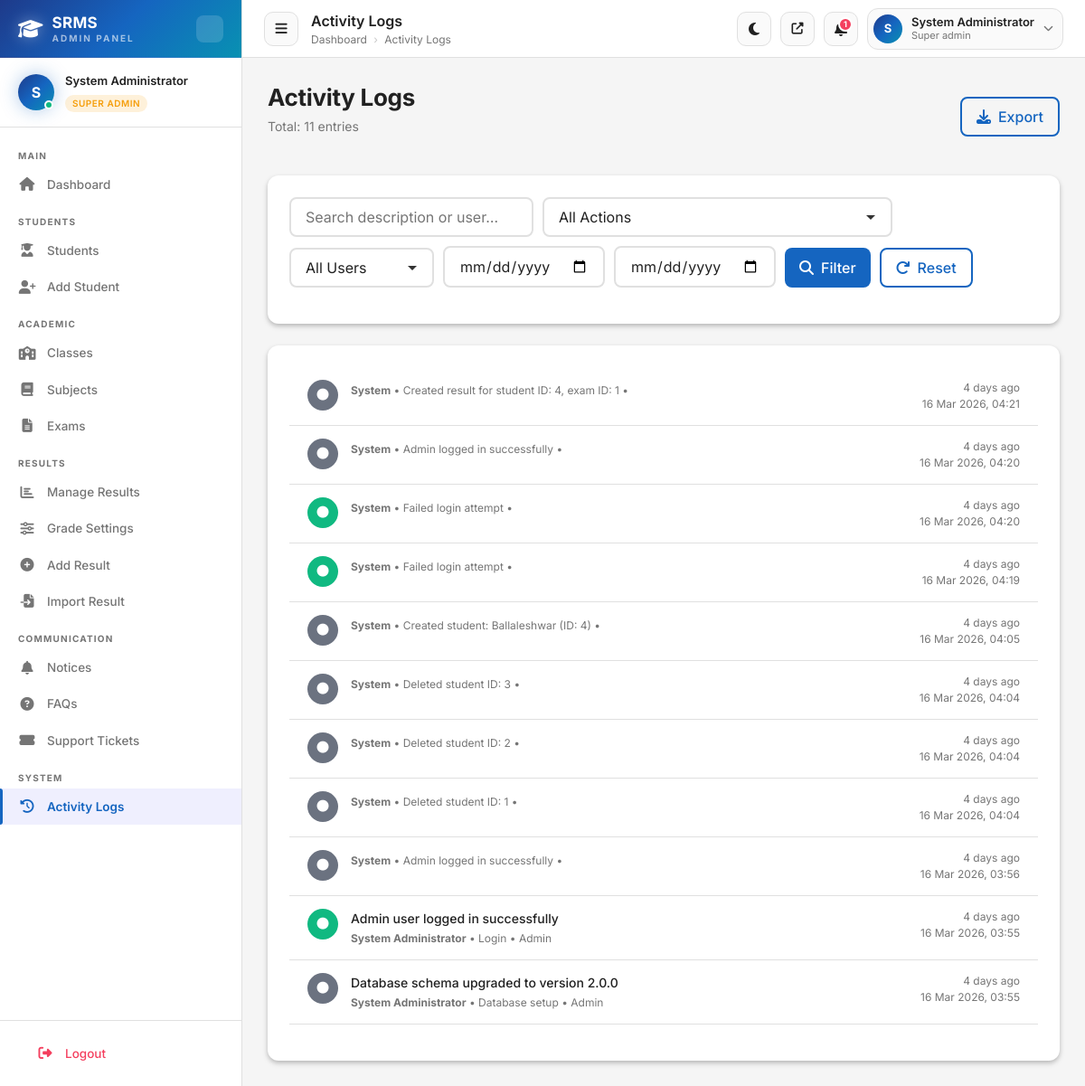
The app's page /admin/activity-logs.php (signed in) with its own data.
### tables this page shows
CREATE TABLE `activity_logs` (
  `id` int(11) NOT NULL AUTO_INCREMENT,
  `user_id` int(11) DEFAULT NULL,
  `user_type` enum('admin','student','guest') NOT NULL,
  `action` varchar(100) NOT NULL,
  `description` text DEFAULT NULL,
  `ip_address` varchar(45) DEFAULT NULL,
  `user_agent` text DEFAULT NULL,
  `created_at` timestamp NOT NULL DEFAULT current_timestamp(),
  PRIMARY KEY (`id`),
  KEY `idx_user_id` (`user_id`),
  KEY `idx_user_type` (`user_type`),
  KEY `idx_action` (`action`),
  KEY `idx_created_at` (`created_at`)
);

### admin/activity-logs.php (the view, shortened to what the rows shown need)
<?php
require_once '../includes/auth.php';
require_once 'header.php';
$where = ['1=1'];
$params = [];
$where_clause = implode(' AND ', $where);
$per_page = 25;
$page     = max(1, (int)($_GET['page'] ?? 1));
$offset   = ($page - 1) * $per_page;
$logs  = [];
try {
    $logs = getRows($conn,
        "SELECT al.*,
                CASE al.user_type WHEN 'admin' THEN au.full_name WHEN 'student' THEN st.full_name ELSE 'System' END as actor_name
         FROM activity_logs al
         LEFT JOIN admin_users au ON al.user_type='admin' AND al.user_id=au.id
         LEFT JOIN students st    ON al.user_type='student' AND al.user_id=st.id
         WHERE $where_clause
         ORDER BY al.created_at DESC
         LIMIT $per_page OFFSET $offset", $params) ?: [];
} catch (Exception $e) {
    $logs = [];
}
function actLog_icon($a) {
    $m = ['admin_login'=>'sign-in-alt','admin_logout'=>'sign-out-alt','student_login'=>'user',
          'student_created'=>'user-plus','student_updated'=>'user-edit','student_deleted'=>'user-minus',
          'result_created'=>'plus-circle','result_updated'=>'edit','result_deleted'=>'trash',
          'notice_created'=>'bell','ticket_created'=>'ticket-alt','failed_login'=>'ban'];
    return $m[$a] ?? 'circle';
}
function actLog_color($a) {
    if (str_contains($a,'login'))  return '#10b981';
    return '#6b7280';
}
?>
<div class="page-header">
    <div class="flex justify-between items-center">
        <div>
            <h1 class="page-title">Activity Logs</h1>
        </div>
    </div>
</div>
<div class="card">
    <div class="card-body" style="padding:0;">
        <?php if (empty($logs)): ?>
        <div style="text-align:center;padding:48px;color:var(--color-text-secondary);">
            <i class="fas fa-history fa-3x mb-lg" style="opacity:.3;"></i>
            <p>No activity logs found matching your filters.</p>
        </div>
        <?php else: ?>
        <?php foreach ($logs as $log): ?>
        <div style="display:flex;gap:14px;padding:14px 20px;border-bottom:1px solid var(--color-border);align-items:flex-start;">
            <div class="log-icon" style="background:<?php echo actLog_color($log['action']); ?>;">
                <i class="fas fa-<?php echo actLog_icon($log['action']); ?>"></i>
            </div>
            <div style="flex:1;">
                <div style="font-size:14px;font-weight:500;"><?php echo escape($log['description']); ?></div>
                <div style="font-size:12px;color:var(--color-text-secondary);margin-top:3px;">
                    <?php if (!empty($log['actor_name'])): ?>
                    <strong><?php echo escape($log['actor_name']); ?></strong> &bull;
                    <?php endif; ?>
                    <?php echo ucfirst(str_replace('_', ' ', $log['action'])); ?> &bull;
                    <?php echo ucfirst($log['user_type'] ?? 'system'); ?>
                </div>
            </div>
            <div style="font-size:12px;color:var(--color-text-secondary);white-space:nowrap;text-align:right;">
                <div><?php echo timeAgo($log['created_at']); ?></div>
                <div><?php echo date('d M Y, H:i', strtotime($log['created_at'])); ?></div>
            </div>
        </div>
        <?php endforeach; ?>
        <?php endif; ?>
    </div>
</div>
<?php require_once 'footer.php'; ?>

### admin/header.php (shortened to what the rows shown need)
<?php
require_once __DIR__ . '/../includes/auth.php';
$current_admin = getCurrentAdmin($conn);
$role_class = 'role-' . ($current_admin['role'] ?? 'viewer');
$role_label = ucfirst(str_replace('_', ' ', $current_admin['role'] ?? 'Staff'));
?>
<!DOCTYPE html>
<html lang="en" data-theme="light">
<head>
    <link rel="stylesheet" href="https://cdnjs.cloudflare.com/ajax/libs/font-awesome/6.5.1/css/all.min.css">
    <link rel="stylesheet" href="../css/variables.css">
    <link rel="stylesheet" href="../css/reset.css">
    <link rel="stylesheet" href="../css/components.css">
    <link rel="stylesheet" href="../css/layout.css">
    <link rel="stylesheet" href="../css/animations.css">
    <link rel="stylesheet" href="../css/admin-premium.css">
</head>
<body>
<div class="admin-layout" id="adminLayout">
    <aside class="admin-sidebar" id="adminSidebar">
        <div class="sidebar-profile">
            <div class="sidebar-profile-avatar">
                <?php echo strtoupper(substr($current_admin['full_name'], 0, 1)); ?>
            </div>
            <div class="sidebar-profile-info">
                <div class="sidebar-profile-name"><?php echo escape($current_admin['full_name']); ?></div>
                <span class="role-badge <?php echo $role_class; ?>"><?php echo $role_label; ?></span>
            </div>
        </div>
    </aside>
    <main class="admin-main" id="adminMain">
        <div class="admin-topbar">
            <div class="topbar-right">
                <div class="dropdown" id="adminChipDropdown">
                    <div class="admin-user-chip dropdown-toggle" data-dropdown-toggle>
                        <div class="admin-avatar-sm">
                            <?php echo strtoupper(substr($current_admin['full_name'], 0, 1)); ?>
                        </div>
                        <div style="line-height:1.2;">
                            <div style="font-size:13px;font-weight:600;color:var(--color-text-primary);"><?php echo escape($current_admin['full_name']); ?></div>
                            <div style="font-size:11px;color:var(--color-text-secondary);"><?php echo $role_label; ?></div>
                        </div>
                        <i class="fas fa-chevron-down" style="font-size:11px;color:var(--color-text-secondary);"></i>
                    </div>
                </div>
            </div>
        </div>
        <div class="admin-content">

### records on screen
activity_logs: actor_name "System", action "Created result for student ID: 4, exam ID: 1", created_at "4 days ago", created_at "16 Mar 2026, 04:21"
activity_logs: actor_name "System", action "Admin logged in successfully", created_at "4 days ago", created_at "16 Mar 2026, 04:20"
activity_logs: actor_name "System", action "Failed login attempt", created_at "4 days ago", created_at "16 Mar 2026, 04:20"
activity_logs: actor_name "System", action "Failed login attempt", created_at "4 days ago", created_at "16 Mar 2026, 04:19"
activity_logs: actor_name "System", action "Created student: Ballaleshwar (ID: 4)", created_at "4 days ago", created_at "16 Mar 2026, 04:05"
activity_logs: actor_name "System", action "Deleted student ID: 3", created_at "4 days ago", created_at "16 Mar 2026, 04:04"
activity_logs: actor_name "System", action "Deleted student ID: 2", created_at "4 days ago", created_at "16 Mar 2026, 04:04"
activity_logs: actor_name "System", action "Deleted student ID: 1", created_at "4 days ago", created_at "16 Mar 2026, 04:04"
activity_logs: actor_name "System", action "Admin logged in successfully", created_at "4 days ago", created_at "16 Mar 2026, 03:56"
activity_logs: description "Admin user logged in successfully", actor_name "System Administrator", action "Login", user_type "Admin", created_at "4 days ago", created_at "16 Mar 2026, 03:55"
activity_logs: description "Database schema upgraded to version 2.0.0", actor_name "System Administrator", action "Database setup", user_type "Admin", created_at "4 days ago", created_at "16 Mar 2026, 03:55"

### other values on screen
substr($current_admin['full_name'], 0, 1) "S"
$current_admin['full_name'] "System Administrator"
$role_label "SUPER ADMIN"
$label "Dashboard Students Add Student Classes Subjects Exams Manage Results Grade Settings Add Result Import Result Notices FAQs Support Tickets Activity Logs"
$page_title "Activity Logs"
min($notif_count, 9) "1"
$role_label "Super admin"
$total "11"
